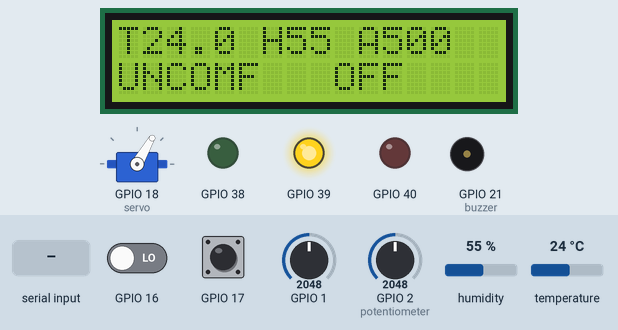
This program was run on a simulated ESP32-S3. Parts: servo, 16×2 character LCD, output pins drawn as LEDs (lit = HIGH), buzzer (waves = sounding). Dashed ring = blinking. The inputs (shaded band) are chosen by the test bench; at power-on: temperature 24 °C, GPIO 2 (potentiometer) = 2048, GPIO 1 = 2048, GPIO 16 LOW, GPIO 17 HIGH, humidity 55 % (analog values on the 0–4095 scale). WiFi joins after 1.5 s; servers stay silent unless stated; the local clock reads 2024-03-15 10:24:30 at power-on unless the program sets it; random numbers use the default seed unless the program sets one; no MQTT or app messages arrive unless stated; what the program prints to the serial monitor is not drawn.

Above: at 1.3 s.
1.4 s: temperature set to 30.6 °C
At 5.0 s:
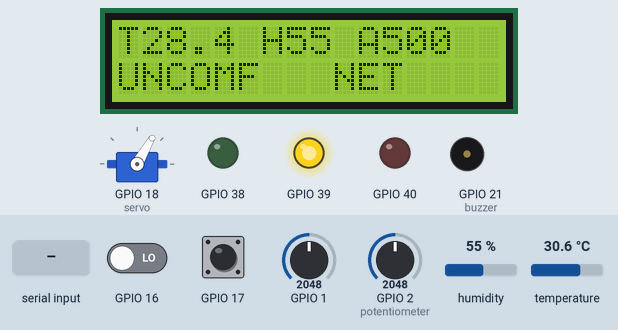
7.4 s: temperature set to 31.5 °C
At 10.78 s:
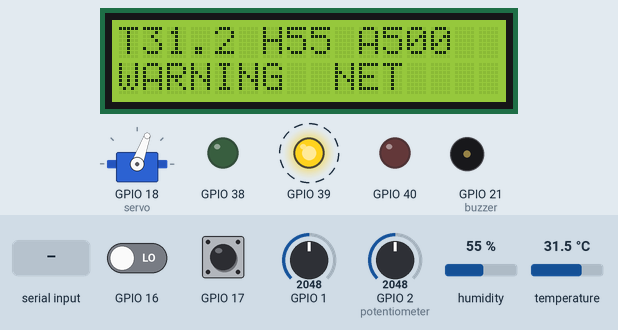
12.6 s: GPIO 2 (potentiometer) set to 2639
At 14.03 s:
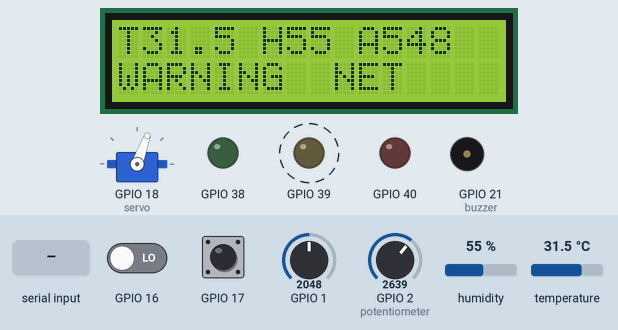
15.1 s: GPIO 2 (potentiometer) set to 2712
At 16.29 s:
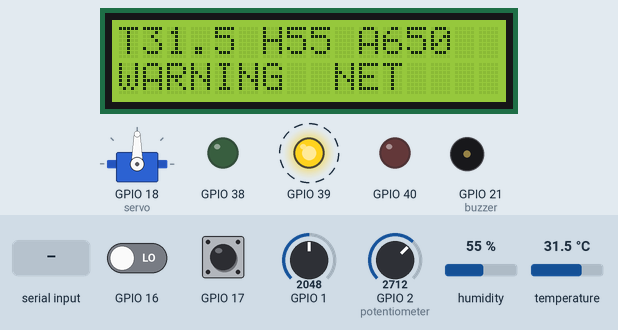
18.1 s: "close\n" received over Serial
At 18.28 s:
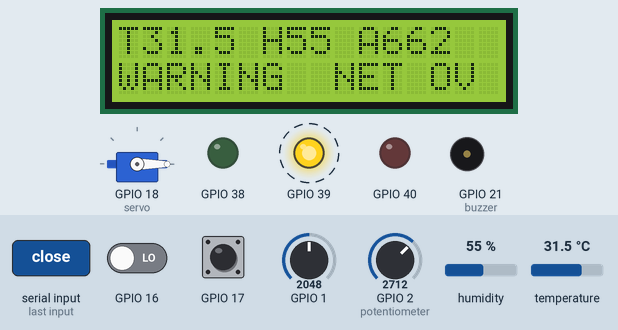
20.1 s: temperature set to 33.3 °C
At 21.03 s:
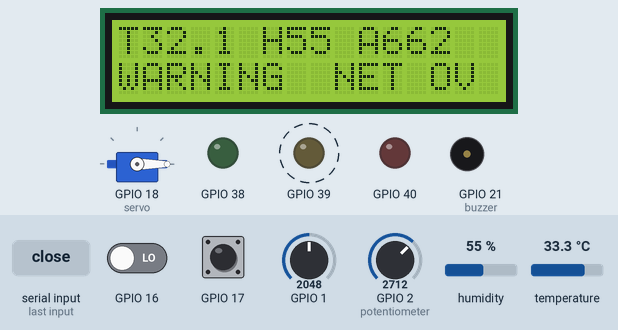
22.1 s: temperature set to 34.5 °C
Timing chart, 0 to 27.6 s (numbered marks = the images above; inputs shaded):
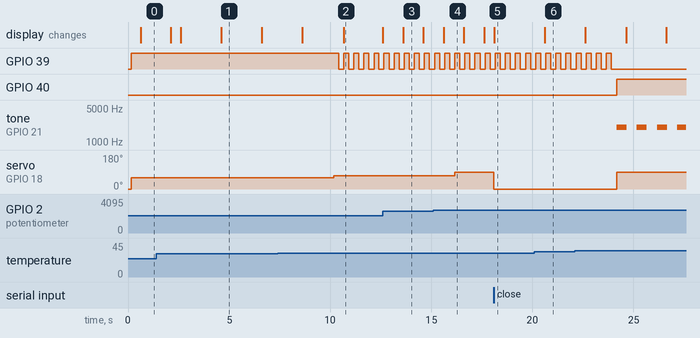

Measured:
- the behaviour switches between 30.9 and 31 °C on temperature (found by bisection; images 1 and 2)
- the behaviour switches between 2684 and 2685 on GPIO 2 (potentiometer) (found by bisection; images 3 and 4)
- after the input at 7.4 s, GPIO 39: alternates HIGH for 0.25 s and LOW for 0.25 s, starting after 3.0 s; servo on GPIO 18 (servo): 60° → 70° after 2.8 s; the display: first changes after 1.2 s (image 2 shows a later state)
- after the input at 15.1 s, servo on GPIO 18 (servo): 70° → 90° after 1.1 s
- after the input at 18.1 s, servo on GPIO 18 (servo): 90° → 0° at once; the display: changes at once (image 5)
- after the input at 20.1 s, the display: changes after 0.51 s (image 6)
- after the input at 22.1 s, GPIO 40: LOW → HIGH after 2.1 s; tone on GPIO 21 (buzzer): alternates 2000 Hz for 0.49 s and silent for 0.50 s, starting after 2.1 s; servo on GPIO 18 (servo): 0° → 90° after 2.1 s

The program:

main.cpp
```cpp
// Phase 3 MQTT communication (spec §19).
// Sensors → lib/edge_rules (smoothing, DHT fault, state machine, override) → LEDs,
// buzzer, servo and LCD (§7.6, §7.7). Non-blocking millis() scheduling as in §7.1.
// This loop only builds payloads (lib/protocol), hands them to the uplink (net.h) and
// handles the commands it returns. The uplink is MQTT on this board (net_task, env
// esp32-s3) or the UART link to a gateway (net_link, env node). The serial console
// still drives the overrides locally.

#include <Arduino.h>
#include <esp_system.h>
#include <esp_timer.h>
#include <math.h>
#include <sys/time.h>

#include "actuators.h"
#include "commands.h"
#include "config.h"
#include "display.h"
#include "edge_ai.h"
#include "edge_rules.h"
#include "lcd_format.h"
#include "net.h"
#include "payloads.h"
#include "sensors.h"

static edge::Engine engine;
static proto::CommandHandler commands;

// §8 TinyML controller (lib/edge_ai): runs after every rule evaluation on the same
// smoothed inputs; its decision drives the automatic actuators while `ai on`.
static edge_ai::Controller ai;
static bool aiControl = EDGE_AI_CONTROL_DEFAULT != 0;
static uint32_t aiLastUs = 0;  // last inference time, for the serial log

static proto::AiInfo aiInfo() {
    const edge_ai::Inference& r = ai.current();
    return {aiControl, r.valid, r.state};
}

// Raw readings, only for the serial log (§4.6 LDR direction check).
static AnalogReading analog{};
static DhtReading dhtReading{false, NAN, NAN, "not read"};

static bool stateLog = true;

// ---- Serial log ----------------------------------------------------------------

static void printValue(const char* name, float v, int decimals) {
    if (isnan(v)) Serial.printf(" %s=null", name);
    else Serial.printf(" %s=%.*f", name, decimals, v);
}

// One line per telemetry interval, and right after a state change (like §5.3).
static void printState(uint32_t nowMs) {
    Serial.printf("[edge] %s", edge::stateName(engine.state()));
    printValue("t", engine.temperature(), 1);
    printValue("h", engine.humidity(), 1);
    printValue("light", engine.light(), 1);
    printValue("aq", engine.airQuality(), 1);
    Serial.printf(" pir=%d win=%d buzz=%d", engine.presence(), engine.windowAngle(), engine.buzzerOn());
    const edge_ai::Inference& r = ai.current();
    if (r.valid) {
        Serial.printf(" ml=%s/%d/%d%s", edge::stateName(r.state), r.windowAngle, r.buzzer, aiControl ? "*" : "");
    }
    if (engine.windowOverridden() || engine.buzzerOverridden()) {
        Serial.printf(" ov=%s%s%s(%lus)", engine.windowOverridden() ? "window" : "",
                      engine.windowOverridden() && engine.buzzerOverridden() ? "+" : "",
                      engine.buzzerOverridden() ? "buzzer" : "",
                      (unsigned long)engine.overrideExpiresInSec(nowMs));
    }
    Serial.printf("%s\n", engine.dhtFault() ? " DHT_FAULT" : "");
}

static void printRaw() {
    Serial.printf("[raw] ldr adc=%u light=%.1f | aq adc=%u aq=%d | dht %s t=%.1f h=%.1f\n", analog.adcLdr,
                  analog.light, analog.adcAq, analog.airQuality, dhtReading.valid ? "ok" : dhtReading.status,
                  dhtReading.temperature, dhtReading.humidity);
}

// §5.5 field names, so the log reads like the MQTT events of Phase 3.
static void printEvent(const edge::Event& e) {
    Serial.printf("[event] %s %s", edge::eventTypeName(e.type), edge::severityName(e));
    switch (e.type) {
        case edge::EventType::StateChanged: {
            Serial.printf(" %s -> %s reasons=", edge::stateName(e.from), edge::stateName(e.to));
            const char* sep = "";
            for (uint8_t bit = 1; bit; bit <<= 1) {
                if (!(e.reasons & bit)) continue;
                char text[32];
                edge::formatReason(e, (edge::Reason)bit, text, sizeof(text));
                Serial.printf("%s%s", sep, text);
                sep = ",";
            }
            break;
        }
        case edge::EventType::SensorFault:
        case edge::EventType::SensorRecovered: Serial.print(" sensor=dht"); break;
        case edge::EventType::ButtonPressed: Serial.printf(" press=%s", edge::pressName(e.press)); break;
        case edge::EventType::OverrideSet:
            Serial.printf(" actuator=%s value=%d durationSec=%u source=%s", edge::actuatorName(e.actuator), e.value,
                          e.durationSec, edge::sourceName(e.source));
            break;
        case edge::EventType::OverrideCleared:
            Serial.printf(" actuator=%s reason=%s", edge::actuatorName(e.actuator),
                          edge::clearReasonName(e.clearReason));
            break;
    }
    Serial.println();
}

// ---- MQTT payloads (§5), handed to the uplink --------------------------------------

static char bootId[9];
static uint32_t seq = 0;  // §5.1: shared by telemetry and events, only incremented here
static bool bootSent = false;

static char payload[MQTT_PAYLOAD_MAX + 1];

// What a status publish reports, to publish right after it changes (§5.4).
struct StatusSnapshot {
    edge::State state;
    int windowAngle;
    bool buzzer, windowOv, buzzerOv, dhtFault;
    bool operator!=(const StatusSnapshot& o) const {
        return state != o.state || windowAngle != o.windowAngle || buzzer != o.buzzer || windowOv != o.windowOv ||
               buzzerOv != o.buzzerOv || dhtFault != o.dhtFault;
    }
};

static StatusSnapshot snapshot() {
    return {engine.state(),           engine.windowAngle(),      engine.buzzerOn(),
            engine.windowOverridden(), engine.buzzerOverridden(), engine.dhtFault()};
}

static StatusSnapshot lastStatus{};
static uint32_t lastStatusAt = 0;

// §5.1 header. `ts` is null until NTP has synced (§16: 64-bit math, time_t is 32-bit).
static proto::Meta meta(bool nextSeq) {
    proto::Meta m{DEVICE_ID, bootId, 0, false, 0};
    if (net::timeSynced()) {
        struct timeval tv;
        gettimeofday(&tv, nullptr);
        m.hasTs = true;
        m.ts = (int64_t)tv.tv_sec * 1000 + tv.tv_usec / 1000;
    }
    if (nextSeq) m.seq = seq++;
    return m;
}

static const char* channelName(Channel ch) {
    switch (ch) {
        case Channel::Telemetry: return "telemetry";
        case Channel::Status: return "status";
        case Channel::Event: return "event";
        case Channel::Ack: return "ack";
    }
    return "?";
}

static void send(Channel ch, size_t len) {
    if (len == 0) {
        Serial.printf("[mqtt] %s payload too large, dropped\n", channelName(ch));
        return;
    }
    net::publish(ch, payload, len);
}

// D8: nothing is built or queued while offline (so no seq is used either).

static void publishTelemetry() {
    if (!net::online()) return;
    const proto::AiInfo info = aiInfo();
    send(Channel::Telemetry, proto::buildTelemetry(engine, meta(true), payload, sizeof(payload), &info));
}

static void publishStatus(uint32_t nowMs) {
    lastStatus = snapshot();
    lastStatusAt = nowMs;
    if (!net::online()) return;
    const proto::StatusInfo info{FW_VERSION, (uint32_t)(esp_timer_get_time() / 1000000), net::rssi()};
    send(Channel::Status, proto::buildStatus(engine, meta(false), info, nowMs, payload, sizeof(payload)));
}

static void publishEvent(const edge::Event& e) {
    if (!net::online()) return;
    send(Channel::Event, proto::buildEvent(e, meta(true), payload, sizeof(payload)));
}

static const char* resetReasonName(esp_reset_reason_t r) {
    switch (r) {
        case ESP_RST_POWERON: return "POWERON";
        case ESP_RST_EXT: return "EXT";
        case ESP_RST_SW: return "SW";
        case ESP_RST_PANIC: return "PANIC";
        case ESP_RST_INT_WDT: return "INT_WDT";
        case ESP_RST_TASK_WDT: return "TASK_WDT";
        case ESP_RST_WDT: return "WDT";
        case ESP_RST_DEEPSLEEP: return "DEEPSLEEP";
        case ESP_RST_BROWNOUT: return "BROWNOUT";
        case ESP_RST_SDIO: return "SDIO";
        default: return "UNKNOWN";
    }
}

// §6.4 connect handshake: status on every connect, BOOT on the first one only.
static void onConnected(uint32_t nowMs) {
    publishStatus(nowMs);
    if (bootSent) return;
    bootSent = true;
    send(Channel::Event,
         proto::buildBootEvent(meta(true), FW_VERSION, resetReasonName(esp_reset_reason()), payload, sizeof(payload)));
}

// ---- Command effects: IDENTIFY and SHOW_MESSAGE ------------------------------------
// Shown on top of the engine's outputs, never fed back into it: telemetry, status and
// the twin keep reporting the real state while the board blinks or shows a message.

static bool identifyOn = false;
static uint32_t identifyAt = 0;
static bool messageOn = false;
static uint32_t messageAt = 0;
static char messageText[proto::kMessageMax + 1];
static uint32_t chirpAt = 0;
static bool chirpOn = false;

static void startIdentify(uint32_t nowMs) {
    identifyOn = true;
    identifyAt = nowMs;
    display::showMessage("IDENTIFY", DEVICE_ID);
}

static void startMessage(const char* text, uint32_t nowMs) {
    strncpy(messageText, text, sizeof(messageText) - 1);
    messageText[sizeof(messageText) - 1] = '\0';
    messageOn = true;
    messageAt = nowMs;
    chirpOn = true;
    chirpAt = nowMs;
    if (!identifyOn) display::showMessage("MESSAGE", messageText);
}

static void runEffect(const proto::CommandResult& r, uint32_t nowMs) {
    if (r.effect == proto::Effect::Identify) startIdentify(nowMs);
    else if (r.effect == proto::Effect::Message) startMessage(r.text, nowMs);
}

// Ends the effects that ran out; the display goes back to the message or the rows.
static void expireEffects(uint32_t nowMs) {
    if (chirpOn && nowMs - chirpAt >= MESSAGE_CHIRP_MS) chirpOn = false;
    if (messageOn && nowMs - messageAt >= MESSAGE_SHOW_MS) {
        messageOn = false;
        if (!identifyOn) display::endMessage();
    }
    if (identifyOn && nowMs - identifyAt >= IDENTIFY_MS) {
        identifyOn = false;
        if (messageOn) display::showMessage("MESSAGE", messageText);
        else display::endMessage();
    }
}

static edge::Outputs withEffects(edge::Outputs o, uint32_t nowMs) {
    if (identifyOn) {
        const uint32_t t = nowMs - identifyAt;
        const uint32_t step = (t / 150) % 3;  // green → yellow → red chase
        o.green = step == 0;
        o.yellow = step == 1;
        o.red = step == 2;
        o.buzzerPin = t % 500 < 80;  // two short beeps a second
    } else if (chirpOn) {
        o.buzzerPin = true;
    }
    return o;
}

// §5.6 / §5.7: validate → execute → status (retained) → ack (§6.6).
static void handleMqttCommand(const NetCommand& msg, uint32_t nowMs) {
    const proto::CommandResult r = commands.handle(engine, msg.payload, msg.len, nowMs);
    if (!r.ackable) {
        Serial.printf("[cmd] rejected, no parsable commandId: %.64s\n", msg.payload);
        if (net::online()) {
            send(Channel::Event,
                 proto::buildCommandRejectedEvent(meta(true), msg.payload, msg.len, payload, sizeof(payload)));
        }
        return;
    }
    const char* reason = proto::rejectReasonName(r.reason);
    Serial.printf("[cmd] %s -> %s%s%s%s\n", r.commandId, proto::ackStatusName(r.status), reason ? " " : "",
                  reason ? reason : "", r.duplicate ? " (duplicate, not re-executed)" : "");
    if (r.executed) {
        publishStatus(nowMs);
        runEffect(r, nowMs);
    }
    if (net::online()) send(Channel::Ack, proto::buildAck(engine, meta(false), r, nowMs, payload, sizeof(payload)));
}

// ---- Serial console: local stand-in for MQTT commands (§5.6) --------------------

static void printHelp() {
    Serial.println(
        "[cmd] commands (source=api, like §5.6):\n"
        "  help           this text\n"
        "  s              state + raw sensor values now\n"
        "  log 0|1        periodic [edge] line off/on\n"
        "  net            uplink state (MQTT or gateway link, clock, RSSI, drops)\n"
        "  open [1-90]    OPEN_WINDOW (default 90) → window override\n"
        "  close          CLOSE_WINDOW → window override\n"
        "  buzz on|off    BUZZER_ON / BUZZER_OFF → buzzer override\n"
        "  clear          CLEAR_OVERRIDE\n"
        "  identify       IDENTIFY: blink the LEDs, beep, show the device id\n"
        "  msg <text>     SHOW_MESSAGE: text on the display for 15 s (ASCII, max 32)\n"
        "  ai [on|off]    TinyML controller drives window/buzzer (rules stay the safety floor)");
}

static void printAi() {
    const edge_ai::Inference& r = ai.current();
    Serial.printf("[ai] model %s control=%s last=%lu us", edge_ai::version(), aiControl ? "on" : "off",
                  (unsigned long)aiLastUs);
    if (r.valid) {
        Serial.printf(" -> %s window=%d buzzer=%d margin=%.1f\n", edge::stateName(r.state), r.windowAngle, r.buzzer,
                      r.stateMargin);
    } else {
        Serial.println(" -> no valid input (DHT null)");
    }
}

static void handleCommand(char* line, uint32_t nowMs) {
    // `msg` keeps its spaces, so it is matched before strtok splits the line.
    if (!strncmp(line, "msg ", 4)) {
        const char* text = line + 4;
        if (!text[0] || strlen(text) > proto::kMessageMax) {
            Serial.println("[cmd] msg: 1-32 chars (VALUE_OUT_OF_RANGE)");
            return;
        }
        startMessage(text, nowMs);
        return;
    }
    char* cmd = strtok(line, " ");
    char* arg = strtok(nullptr, " ");
    if (!cmd) return;
    const auto src = edge::OverrideSource::Api;

    if (!strcmp(cmd, "help")) {
        printHelp();
    } else if (!strcmp(cmd, "s")) {
        printState(nowMs);
        printRaw();
    } else if (!strcmp(cmd, "net")) {
        Serial.printf("[net] bootId=%s seq=%lu\n", bootId, (unsigned long)seq);
        net::printStats();
    } else if (!strcmp(cmd, "log") && arg) {
        stateLog = atoi(arg) != 0;
    } else if (!strcmp(cmd, "open")) {
        const int angle = arg ? atoi(arg) : WINDOW_ANGLE_MAX;
        if (angle < 1 || angle > WINDOW_ANGLE_MAX) {
            Serial.println("[cmd] open: angle 1-90 (VALUE_OUT_OF_RANGE)");
            return;
        }
        engine.overrideWindow(angle, src, nowMs);
    } else if (!strcmp(cmd, "close")) {
        engine.overrideWindow(0, src, nowMs);
    } else if (!strcmp(cmd, "buzz") && arg && (!strcmp(arg, "on") || !strcmp(arg, "off"))) {
        engine.overrideBuzzer(!strcmp(arg, "on"), src, nowMs);
    } else if (!strcmp(cmd, "clear")) {
        engine.clearOverrides(edge::ClearReason::Command);
    } else if (!strcmp(cmd, "identify")) {
        startIdentify(nowMs);
    } else if (!strcmp(cmd, "ai")) {
        if (arg && (!strcmp(arg, "on") || !strcmp(arg, "off"))) {
            aiControl = !strcmp(arg, "on");
            engine.setAiControl(aiControl);
        }
        printAi();
    } else {
        Serial.printf("[cmd] unknown: %s (type help)\n", cmd);
    }
}

static void pollConsole(uint32_t nowMs) {
    static char buf[64];
    static size_t len = 0;
    while (Serial.available()) {
        const char c = (char)Serial.read();
        if (c == '\r' || c == '\n') {
            if (len == 0) continue;
            buf[len] = '\0';
            Serial.printf("> %s\n", buf);
            len = 0;
            handleCommand(buf, nowMs);
        } else if (len < sizeof(buf) - 1) {
            buf[len++] = c;
        }
    }
}

// ---- Outputs + LCD ---------------------------------------------------------------

static void applyOutputs(const edge::Outputs& o) {
    actuators::setLed(Led::Green, o.green);
    actuators::setLed(Led::Yellow, o.yellow);
    actuators::setLed(Led::Red, o.red);
    actuators::setBuzzer(o.buzzerPin);
    actuators::setWindowAngle(o.windowAngle);
}

static void refreshLcd() {
    char row[24];
    edge::formatLcdRow0(engine, row, sizeof(row));
    display::setRow(0, row);
    edge::formatLcdRow1(engine, net::online(), row, sizeof(row));
    display::setRow(1, row);
}

// ---- Arduino entry points ----------------------------------------------------------

static uint32_t lastSampleAt = 0;
static uint32_t lastDhtAt = 0;
static uint32_t lastTelemetryAt = 0;
static uint32_t lastLcdAt = 0;
static uint32_t lastSysLogAt = 0;

void setup() {
    Serial.begin(115200);
    snprintf(bootId, sizeof(bootId), "%08lx", (unsigned long)esp_random());
    Serial.printf("\n[boot] fw=%s device=%s bootId=%s reset=%s\n", FW_VERSION, DEVICE_ID, bootId,
                  resetReasonName(esp_reset_reason()));

    actuators::begin();
    sensors::begin();
    display::begin();
    display::setRow(0, "digital-twin");
    display::setRow(1, "fw " FW_VERSION);

    const uint32_t now = millis();
    engine.begin(now);
    ai.reset();
    engine.setAiControl(aiControl);
    Serial.printf("[ai] TinyML model %s, control %s (type `ai on|off`)\n", edge_ai::version(),
                  aiControl ? "on" : "off");
    // Sample right away so the first evaluation does not wait a full interval.
    lastSampleAt = now - SAMPLE_INTERVAL_MS;
    lastDhtAt = now - DHT_INTERVAL_MS;
    lastTelemetryAt = now;
    lastLcdAt = now;  // keep the boot banner for one LCD interval
    lastStatus = snapshot();
    lastStatusAt = now;
    printHelp();

    net::begin(bootId);  // after the engine: commands may arrive as soon as the uplink is up
}

void loop() {
    const uint32_t now = millis();

    net::poll(now);
    if (net::takeConnected()) onConnected(now);

    pollConsole(now);

    switch (sensors::pollButton(now)) {
        case ButtonEvent::Short: engine.onButton(edge::Press::Short, now); break;
        case ButtonEvent::Long: engine.onButton(edge::Press::Long, now); break;
        case ButtonEvent::None: break;
    }

    if (now - lastDhtAt >= DHT_INTERVAL_MS) {
        lastDhtAt = now;
        const bool wasValid = dhtReading.valid;
        dhtReading = sensors::readDht();
        if (wasValid && !dhtReading.valid) Serial.printf("[dht] read failed: %s\n", dhtReading.status);
        engine.pushDht(dhtReading.valid ? dhtReading.temperature : NAN,
                       dhtReading.valid ? dhtReading.humidity : NAN, now);
    }

    const edge::State before = engine.state();
    if (now - lastSampleAt >= SAMPLE_INTERVAL_MS) {
        lastSampleAt = now;
        analog = sensors::readAnalog();
        engine.pushAnalog(analog.light, (float)analog.airQuality, sensors::readPresence());
        engine.evaluate(now);  // §7.1: after each sample

        // §8: the model sees the same smoothed inputs as the rules. With a DHT fault the
        // inputs are NaN, the inference is skipped and the engine falls back to the rules.
        if (engine.ready()) {
            const int64_t t0 = esp_timer_get_time();
            const edge_ai::Inference r = ai.step(
                {engine.temperature(), engine.humidity(), engine.airQuality(), engine.light(), engine.presence()});
            aiLastUs = (uint32_t)(esp_timer_get_time() - t0);
            if (r.valid) {
                engine.setAiControl(aiControl);
                engine.setAiOutputs(r.windowAngle, r.buzzer);
            } else {
                engine.setAiControl(false);  // rules only until the DHT is back
            }
        }
    }

    static NetCommand cmd;
    while (net::popCommand(cmd)) handleMqttCommand(cmd, now);

    expireEffects(now);
    applyOutputs(withEffects(engine.tick(now), now));

    edge::Event e;
    while (engine.popEvent(e)) {
        printEvent(e);
        publishEvent(e);
    }

    // §5.3: periodic, plus immediately after a STATE_CHANGED (the timer restarts from it).
    const bool stateChanged = engine.state() != before;
    if (engine.ready() && (stateChanged || now - lastTelemetryAt >= TELEMETRY_INTERVAL_MS)) {
        lastTelemetryAt = now;
        publishTelemetry();
        if (stateLog || stateChanged) printState(now);
    }

    // §5.4: heartbeat, plus right after an actuator/override (or state/fault) change.
    if (snapshot() != lastStatus || now - lastStatusAt >= STATUS_INTERVAL_MS) publishStatus(now);

    if (now - lastLcdAt >= LCD_INTERVAL_MS) {
        lastLcdAt = now;
        refreshLcd();
    }

    if (now - lastSysLogAt >= SYS_LOG_INTERVAL_MS) {
        lastSysLogAt = now;
        Serial.printf("[sys] up=%lus heap=%u min=%u\n", (unsigned long)(now / 1000), ESP.getFreeHeap(),
                      ESP.getMinFreeHeap());
    }
}
```

Source omitted: actuators.cpp (2322 bytes), actuators.h (650 bytes), console_tee.cpp (1442 bytes), display.cpp (4917 bytes), display.h (621 bytes), net.h (1928 bytes), net_task.cpp (10437 bytes), sensors.cpp (4831 bytes), sensors.h (1129 bytes), config.h (9287 bytes)
